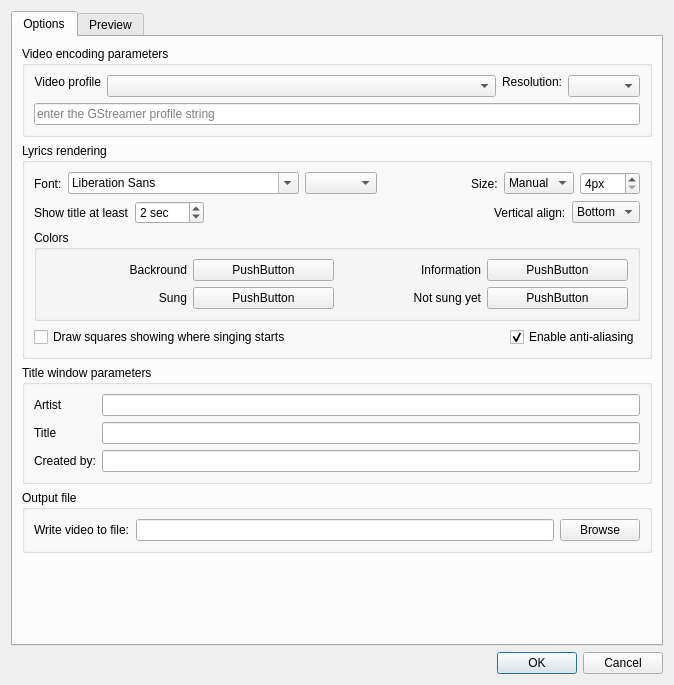
<?xml version="1.0" encoding="UTF-8"?>
<ui version="4.0">
 <class>DialogExportParams</class>
 <widget class="QDialog" name="DialogExportParams">
  <property name="geometry">
   <rect>
    <x>0</x>
    <y>0</y>
    <width>674</width>
    <height>685</height>
   </rect>
  </property>
  <property name="windowTitle">
   <string>Specify video parameters</string>
  </property>
  <layout class="QVBoxLayout" name="verticalLayout_3">
   <item>
    <widget class="QTabWidget" name="tabWidget">
     <property name="currentIndex">
      <number>0</number>
     </property>
     <widget class="QWidget" name="tab">
      <attribute name="title">
       <string>Options</string>
      </attribute>
      <layout class="QVBoxLayout" name="verticalLayout">
       <item>
        <widget class="QGroupBox" name="groupVideo">
         <property name="title">
          <string>Video encoding parameters</string>
         </property>
         <layout class="QGridLayout" name="gridLayout">
          <item row="0" column="0">
           <widget class="QLabel" name="label_2">
            <property name="text">
             <string>Video profile</string>
            </property>
            <property name="alignment">
             <set>Qt::AlignRight|Qt::AlignTrailing|Qt::AlignVCenter</set>
            </property>
           </widget>
          </item>
          <item row="0" column="1" rowspan="2" colspan="2">
           <widget class="QComboBox" name="boxVideoProfile">
            <property name="sizePolicy">
             <sizepolicy hsizetype="Preferred" vsizetype="Fixed">
              <horstretch>4</horstretch>
              <verstretch>0</verstretch>
             </sizepolicy>
            </property>
           </widget>
          </item>
          <item row="0" column="3">
           <widget class="QLabel" name="label_3">
            <property name="text">
             <string>Resolution:</string>
            </property>
            <property name="alignment">
             <set>Qt::AlignRight|Qt::AlignTrailing|Qt::AlignVCenter</set>
            </property>
           </widget>
          </item>
          <item row="0" column="4" rowspan="2">
           <widget class="QComboBox" name="boxVideoResolution">
            <property name="sizePolicy">
             <sizepolicy hsizetype="Preferred" vsizetype="Fixed">
              <horstretch>1</horstretch>
              <verstretch>0</verstretch>
             </sizepolicy>
            </property>
           </widget>
          </item>
          <item row="2" column="0" colspan="5">
           <widget class="QLineEdit" name="leCustomProfile">
            <property name="placeholderText">
             <string>enter the GStreamer profile string</string>
            </property>
           </widget>
          </item>
         </layout>
        </widget>
       </item>
       <item>
        <widget class="QGroupBox" name="groupCDG_2">
         <property name="title">
          <string>Lyrics rendering</string>
         </property>
         <layout class="QVBoxLayout" name="verticalLayout_4">
          <item>
           <layout class="QHBoxLayout" name="horizontalLayout_4">
            <item>
             <widget class="QLabel" name="label_24">
              <property name="text">
               <string>Font:</string>
              </property>
             </widget>
            </item>
            <item>
             <widget class="QFontComboBox" name="fontVideo">
              <property name="whatsThis">
               <string>Font family for preview window</string>
              </property>
             </widget>
            </item>
            <item>
             <widget class="QComboBox" name="fontVideoStyle"/>
            </item>
            <item>
             <spacer name="horizontalSpacer_3">
              <property name="orientation">
               <enum>Qt::Horizontal</enum>
              </property>
              <property name="sizeHint" stdset="0">
               <size>
                <width>40</width>
                <height>20</height>
               </size>
              </property>
             </spacer>
            </item>
            <item>
             <widget class="QLabel" name="label_9">
              <property name="text">
               <string>Size:</string>
              </property>
             </widget>
            </item>
            <item>
             <widget class="QComboBox" name="boxFontVideoSizeType">
              <property name="sizePolicy">
               <sizepolicy hsizetype="Preferred" vsizetype="Fixed">
                <horstretch>0</horstretch>
                <verstretch>0</verstretch>
               </sizepolicy>
              </property>
              <property name="whatsThis">
               <string>&lt;html&gt;&lt;head/&gt;&lt;body&gt;&lt;p&gt;You can use this box to change the font size strategy.&lt;/p&gt;&lt;p&gt;&lt;br/&gt;&lt;/p&gt;&lt;p&gt;If you choose &lt;span style=&quot; font-weight:600;&quot;&gt;Fixed&lt;/span&gt;, all lyrics in the document will be set to the size you specified. You can specify any size up to the maximum size which still fits the screen.&lt;/p&gt;&lt;p&gt;&lt;br/&gt;&lt;/p&gt;&lt;p&gt;If you choose &lt;span style=&quot; font-weight:600;&quot;&gt;Fit&lt;/span&gt;, all lyrics in the document will be set to the largest font size which still fits to the screen. This size will be shown in the control box.&lt;/p&gt;&lt;p&gt;&lt;br/&gt;&lt;/p&gt;&lt;/body&gt;&lt;/html&gt;</string>
              </property>
              <item>
               <property name="text">
                <string>Manual</string>
               </property>
              </item>
              <item>
               <property name="text">
                <string>Auto fit</string>
               </property>
              </item>
             </widget>
            </item>
            <item>
             <widget class="QSpinBox" name="spinFontSize">
              <property name="whatsThis">
               <string>Font size for preview window. Larger values are suggested (24 and up)</string>
              </property>
              <property name="suffix">
               <string>px</string>
              </property>
              <property name="prefix">
               <string/>
              </property>
              <property name="minimum">
               <number>4</number>
              </property>
              <property name="maximum">
               <number>120</number>
              </property>
              <property name="singleStep">
               <number>2</number>
              </property>
             </widget>
            </item>
           </layout>
          </item>
          <item>
           <layout class="QHBoxLayout" name="horizontalLayout_5">
            <item>
             <widget class="QLabel" name="label_26">
              <property name="text">
               <string>Show title at least</string>
              </property>
             </widget>
            </item>
            <item>
             <widget class="QSpinBox" name="titleVideoMin">
              <property name="suffix">
               <string> sec</string>
              </property>
              <property name="prefix">
               <string/>
              </property>
              <property name="maximum">
               <number>120</number>
              </property>
              <property name="value">
               <number>2</number>
              </property>
             </widget>
            </item>
            <item>
             <spacer name="horizontalSpacer_2">
              <property name="orientation">
               <enum>Qt::Horizontal</enum>
              </property>
              <property name="sizeHint" stdset="0">
               <size>
                <width>40</width>
                <height>20</height>
               </size>
              </property>
             </spacer>
            </item>
            <item>
             <widget class="QLabel" name="label_10">
              <property name="text">
               <string>Vertical align:</string>
              </property>
             </widget>
            </item>
            <item>
             <widget class="QComboBox" name="boxTextVerticalAlign">
              <property name="whatsThis">
               <string>&lt;html&gt;&lt;head/&gt;&lt;body&gt;&lt;p&gt;Specifies vertical alignment (i.e. text position on the screen).&lt;/p&gt;&lt;/body&gt;&lt;/html&gt;</string>
              </property>
              <item>
               <property name="text">
                <string>Bottom</string>
               </property>
              </item>
              <item>
               <property name="text">
                <string>Center</string>
               </property>
              </item>
              <item>
               <property name="text">
                <string>Top</string>
               </property>
              </item>
             </widget>
            </item>
           </layout>
          </item>
          <item>
           <widget class="QGroupBox" name="groupBox_7">
            <property name="title">
             <string>Colors</string>
            </property>
            <layout class="QGridLayout" name="gridLayout_5">
             <item row="1" column="2">
              <widget class="QLabel" name="label_31">
               <property name="text">
                <string>Not sung yet</string>
               </property>
               <property name="alignment">
                <set>Qt::AlignRight|Qt::AlignTrailing|Qt::AlignVCenter</set>
               </property>
              </widget>
             </item>
             <item row="0" column="3">
              <widget class="ColorButton" name="btnVideoColorInfo">
               <property name="whatsThis">
                <string>Preview window text color for the text which has been sung.</string>
               </property>
               <property name="text">
                <string>PushButton</string>
               </property>
              </widget>
             </item>
             <item row="1" column="3">
              <widget class="ColorButton" name="btnVideoColorActive">
               <property name="whatsThis">
                <string>Preview window text color for the text which has been sung.</string>
               </property>
               <property name="text">
                <string>PushButton</string>
               </property>
              </widget>
             </item>
             <item row="1" column="0">
              <widget class="QLabel" name="label_30">
               <property name="text">
                <string>Sung</string>
               </property>
               <property name="alignment">
                <set>Qt::AlignRight|Qt::AlignTrailing|Qt::AlignVCenter</set>
               </property>
              </widget>
             </item>
             <item row="1" column="1">
              <widget class="ColorButton" name="btnVideoColorInactive">
               <property name="whatsThis">
                <string>Preview window text color for the text which is not being sung yet..</string>
               </property>
               <property name="text">
                <string>PushButton</string>
               </property>
              </widget>
             </item>
             <item row="0" column="2">
              <widget class="QLabel" name="label_29">
               <property name="text">
                <string>Information</string>
               </property>
               <property name="alignment">
                <set>Qt::AlignRight|Qt::AlignTrailing|Qt::AlignVCenter</set>
               </property>
              </widget>
             </item>
             <item row="0" column="1">
              <widget class="ColorButton" name="btnVideoColorBg">
               <property name="whatsThis">
                <string>Preview window background color.</string>
               </property>
               <property name="text">
                <string>PushButton</string>
               </property>
              </widget>
             </item>
             <item row="0" column="0">
              <widget class="QLabel" name="label_28">
               <property name="text">
                <string>Backround</string>
               </property>
               <property name="alignment">
                <set>Qt::AlignRight|Qt::AlignTrailing|Qt::AlignVCenter</set>
               </property>
              </widget>
             </item>
            </layout>
           </widget>
          </item>
          <item>
           <layout class="QHBoxLayout" name="horizontalLayout">
            <item>
             <widget class="QCheckBox" name="cbVideoPreamble">
              <property name="text">
               <string>Draw squares showing where singing starts</string>
              </property>
             </widget>
            </item>
            <item>
             <spacer name="horizontalSpacer">
              <property name="orientation">
               <enum>Qt::Horizontal</enum>
              </property>
              <property name="sizeHint" stdset="0">
               <size>
                <width>40</width>
                <height>20</height>
               </size>
              </property>
             </spacer>
            </item>
            <item>
             <widget class="QCheckBox" name="boxEnableAntialiasing">
              <property name="text">
               <string>Enable anti-aliasing</string>
              </property>
              <property name="checked">
               <bool>true</bool>
              </property>
             </widget>
            </item>
           </layout>
          </item>
         </layout>
        </widget>
       </item>
       <item>
        <widget class="QGroupBox" name="groupBox">
         <property name="title">
          <string>Title window parameters</string>
         </property>
         <layout class="QFormLayout" name="formLayout">
          <property name="fieldGrowthPolicy">
           <enum>QFormLayout::ExpandingFieldsGrow</enum>
          </property>
          <item row="0" column="0">
           <widget class="QLabel" name="label_4">
            <property name="text">
             <string>Artist</string>
            </property>
           </widget>
          </item>
          <item row="0" column="1">
           <widget class="QLineEdit" name="leArtist"/>
          </item>
          <item row="1" column="0">
           <widget class="QLabel" name="label_6">
            <property name="text">
             <string>Title</string>
            </property>
           </widget>
          </item>
          <item row="1" column="1">
           <widget class="QLineEdit" name="leTitle"/>
          </item>
          <item row="2" column="0">
           <widget class="QLabel" name="label_7">
            <property name="text">
             <string>Created by:</string>
            </property>
           </widget>
          </item>
          <item row="2" column="1">
           <widget class="QLineEdit" name="leTitleCreatedBy"/>
          </item>
         </layout>
        </widget>
       </item>
       <item>
        <widget class="QGroupBox" name="groupBox_2">
         <property name="title">
          <string>Output file</string>
         </property>
         <layout class="QHBoxLayout" name="horizontalLayout_2">
          <item>
           <widget class="QLabel" name="lblOutput">
            <property name="text">
             <string>Write video to file:</string>
            </property>
           </widget>
          </item>
          <item>
           <widget class="QLineEdit" name="leOutputFile"/>
          </item>
          <item>
           <widget class="QPushButton" name="btnBrowse">
            <property name="text">
             <string>Browse</string>
            </property>
           </widget>
          </item>
         </layout>
        </widget>
       </item>
       <item>
        <spacer name="verticalSpacer">
         <property name="orientation">
          <enum>Qt::Vertical</enum>
         </property>
         <property name="sizeHint" stdset="0">
          <size>
           <width>20</width>
           <height>0</height>
          </size>
         </property>
        </spacer>
       </item>
      </layout>
     </widget>
     <widget class="QWidget" name="tab_2">
      <attribute name="title">
       <string>Preview</string>
      </attribute>
      <layout class="QVBoxLayout" name="verticalLayout_2">
       <item>
        <widget class="QLabel" name="lblImage">
         <property name="sizePolicy">
          <sizepolicy hsizetype="Preferred" vsizetype="Preferred">
           <horstretch>0</horstretch>
           <verstretch>5</verstretch>
          </sizepolicy>
         </property>
         <property name="text">
          <string/>
         </property>
        </widget>
       </item>
       <item>
        <layout class="QHBoxLayout" name="horizontalLayout_3">
         <item>
          <widget class="QLabel" name="lblCurrent">
           <property name="text">
            <string/>
           </property>
          </widget>
         </item>
         <item>
          <widget class="QSlider" name="seekSlider">
           <property name="maximum">
            <number>199</number>
           </property>
           <property name="orientation">
            <enum>Qt::Horizontal</enum>
           </property>
          </widget>
         </item>
         <item>
          <widget class="QLabel" name="lblTotal">
           <property name="text">
            <string/>
           </property>
          </widget>
         </item>
        </layout>
       </item>
      </layout>
     </widget>
    </widget>
   </item>
   <item>
    <widget class="QDialogButtonBox" name="buttonBox">
     <property name="orientation">
      <enum>Qt::Horizontal</enum>
     </property>
     <property name="standardButtons">
      <set>QDialogButtonBox::Cancel|QDialogButtonBox::Ok</set>
     </property>
    </widget>
   </item>
  </layout>
 </widget>
 <customwidgets>
  <customwidget>
   <class>ColorButton</class>
   <extends>QPushButton</extends>
   <header>colorbutton.h</header>
  </customwidget>
 </customwidgets>
 <tabstops>
  <tabstop>boxVideoProfile</tabstop>
  <tabstop>fontVideo</tabstop>
  <tabstop>spinFontSize</tabstop>
  <tabstop>titleVideoMin</tabstop>
  <tabstop>btnVideoColorBg</tabstop>
  <tabstop>btnVideoColorInactive</tabstop>
  <tabstop>btnVideoColorInfo</tabstop>
  <tabstop>btnVideoColorActive</tabstop>
  <tabstop>leArtist</tabstop>
  <tabstop>leTitle</tabstop>
  <tabstop>leTitleCreatedBy</tabstop>
  <tabstop>leOutputFile</tabstop>
  <tabstop>btnBrowse</tabstop>
  <tabstop>buttonBox</tabstop>
  <tabstop>tabWidget</tabstop>
  <tabstop>seekSlider</tabstop>
 </tabstops>
 <resources/>
 <connections>
  <connection>
   <sender>buttonBox</sender>
   <signal>accepted()</signal>
   <receiver>DialogExportParams</receiver>
   <slot>accept()</slot>
   <hints>
    <hint type="sourcelabel">
     <x>248</x>
     <y>254</y>
    </hint>
    <hint type="destinationlabel">
     <x>157</x>
     <y>274</y>
    </hint>
   </hints>
  </connection>
  <connection>
   <sender>buttonBox</sender>
   <signal>rejected()</signal>
   <receiver>DialogExportParams</receiver>
   <slot>reject()</slot>
   <hints>
    <hint type="sourcelabel">
     <x>316</x>
     <y>260</y>
    </hint>
    <hint type="destinationlabel">
     <x>286</x>
     <y>274</y>
    </hint>
   </hints>
  </connection>
 </connections>
</ui>
